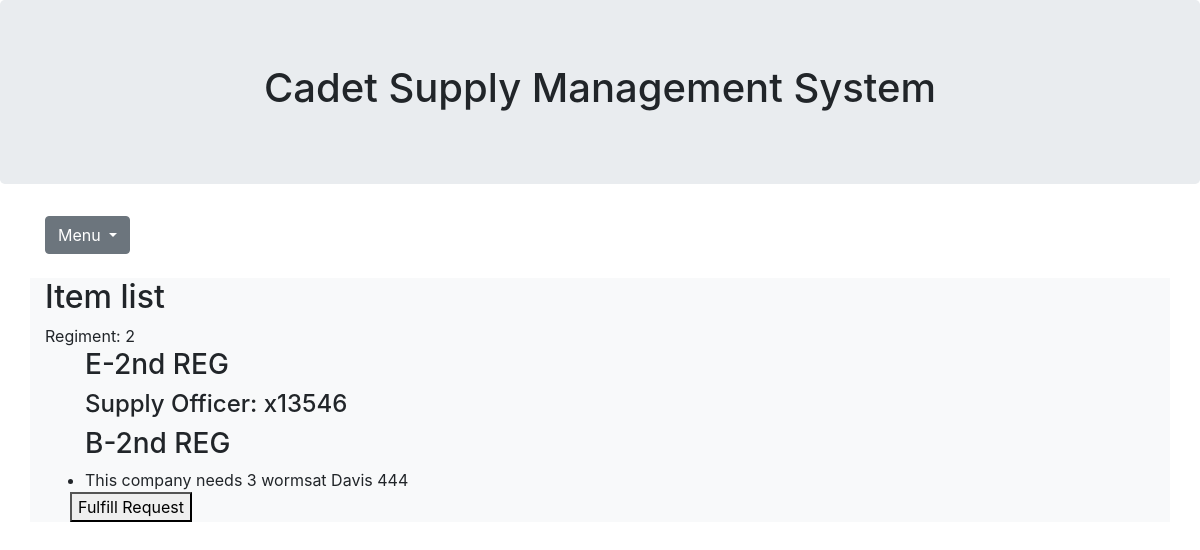
The app's page /supply/reg/1/, older data.
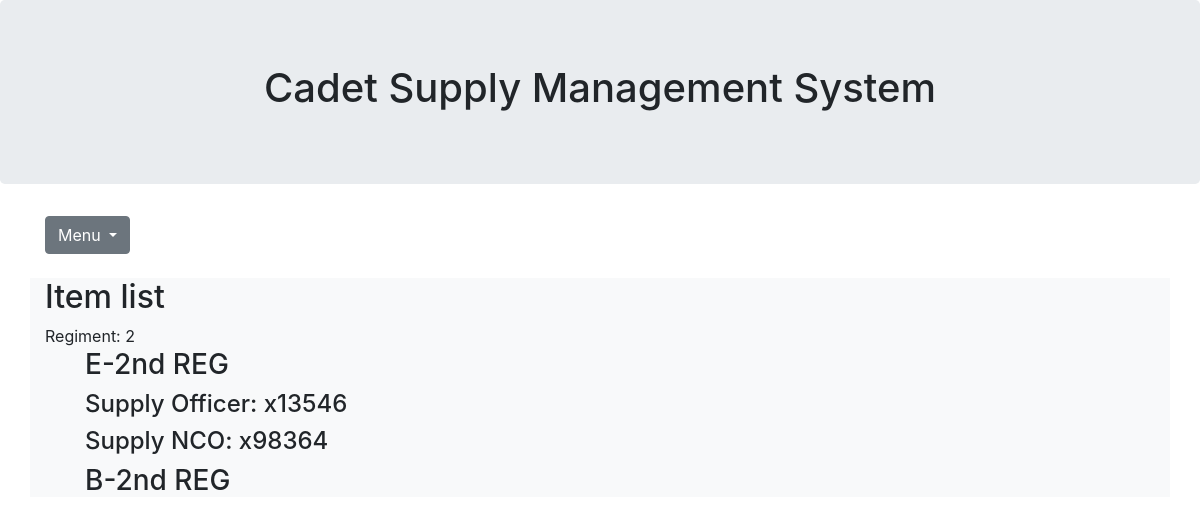
The same page, newer data.
### cadettracker/models.py (models this page shows, shortened)
class Company(models.Model):
    CompanyName = models.CharField(max_length=2) #A, B, C, etc.
    regiment = models.ForeignKey(Regiment, on_delete=models.CASCADE) #1,2,3,4
    LocationID = models.ForeignKey(Location, on_delete=models.CASCADE) #Buffalos, Greeks.
    def __str__(self):
        return (str(self.CompanyName) + '-' + str(self.regiment))

class Regiment(models.Model):
    RegNum = models.IntegerField()
    RegSupplyLocation = models.ForeignKey(Location, on_delete=models.CASCADE)
    def __str__(self):
        if self.RegNum == 1:
            return "1st REG"
        elif self.RegNum == 2:
            return "2nd REG"
        elif self.RegNum == 3:
            return "3rd REG"
        elif self.RegNum == 4:
            return "4th REG"

class Personnel(models.Model):
    xNum = models.CharField(max_length=6)
    jobTitle = models.CharField(max_length=15)
    location = models.ForeignKey(Location, on_delete=models.CASCADE)
    phoneNum = models.CharField(max_length=10)
    company = models.ForeignKey(Company, on_delete=models.CASCADE)
    def __str__(self):
        return self.jobTitle + ": " + self.xNum

class CompanyNeedsSupply(models.Model):
    Item = models.ForeignKey(Supply, on_delete=models.CASCADE)
    NumRequested = models.IntegerField()
    CompanyLabel = models.ForeignKey(Company, on_delete=models.CASCADE)
    Location = models.ForeignKey(Location, on_delete=models.CASCADE)
    def __str__(self):
        return "This company needs " + str(self.NumRequested) + " " + str(self.Item) + "at " + str(self.Location)

class Supply(models.Model):
    item = models.CharField(max_length=50)
    def __str__(self):
        return (str(self.item))

class Location(models.Model):
    BLDGName = models.ForeignKey(Building, on_delete=models.CASCADE)
    Floor = models.IntegerField()
    RoomNum = models.IntegerField()
    RoomDescription = models.CharField(max_length=50)
    def __str__(self):
        return (str(self.BLDGName) + " " + str(self.RoomNum))

class Building(models.Model):
    BuildingName = models.CharField(max_length=20)
    def __str__(self):
        return (self.BuildingName)

### cadettracker/views.py (the view)
# urls.py: path('reg/<reg_id>/', views.reg, name='reg'),
def reg(request, reg_id):
    regi = Regiment.objects.get(pk=reg_id)
    template = loader.get_template('cadettracker/regiment.html')
    context = {
        'regi': regi
    }
    return HttpResponse(template.render(context,
                                        request,
                                        ))

### cadettracker/templates/cadettracker/regiment.html (shortened to what this page needs)
{% extends 'cadettracker/base_generic.html' %}
{% block company_content %}
<h2>Item list</h2>
Regiment: {{ regi.RegNum }}
{% if regi %}
<ul>
{% for co in regi.company_set.all %}
  <h3>{{ co }} </h3>
    {% if regi.reghaspersonnel_set %}
      {% for person in co.personnel_set.all %}
    <h4> {{ person }}</h4>
        {% endfor %}
    {% else %}
    <p> No personnel in database</p>
    {% endif %}
  {% for item in co.companyneedssupply_set.all %}
    <li>{{ item }}</li>
  <form method = 'POST' action="{% url 'cadettracker:fulfillRequest' item.id %}">
    <div class = 'row'>
      <button type="submit">Fulfill Request</button>
    </div>
</form>
  {% endfor %}
{% endfor %}
</ul>
{% else %}
<p>No suppliessssssss in database</p>
{% endif %}
{% endblock %}

Row changes from the older to the newer data that the page shows:
removed CompanyNeedsSupply: NumRequested+Item+Location "This company needs 3 wormsat Davis 444", shown under Company "B-2nd REG"
added Personnel: jobTitle+xNum "Supply NCO: x98364", shown under Company "E-2nd REG"
